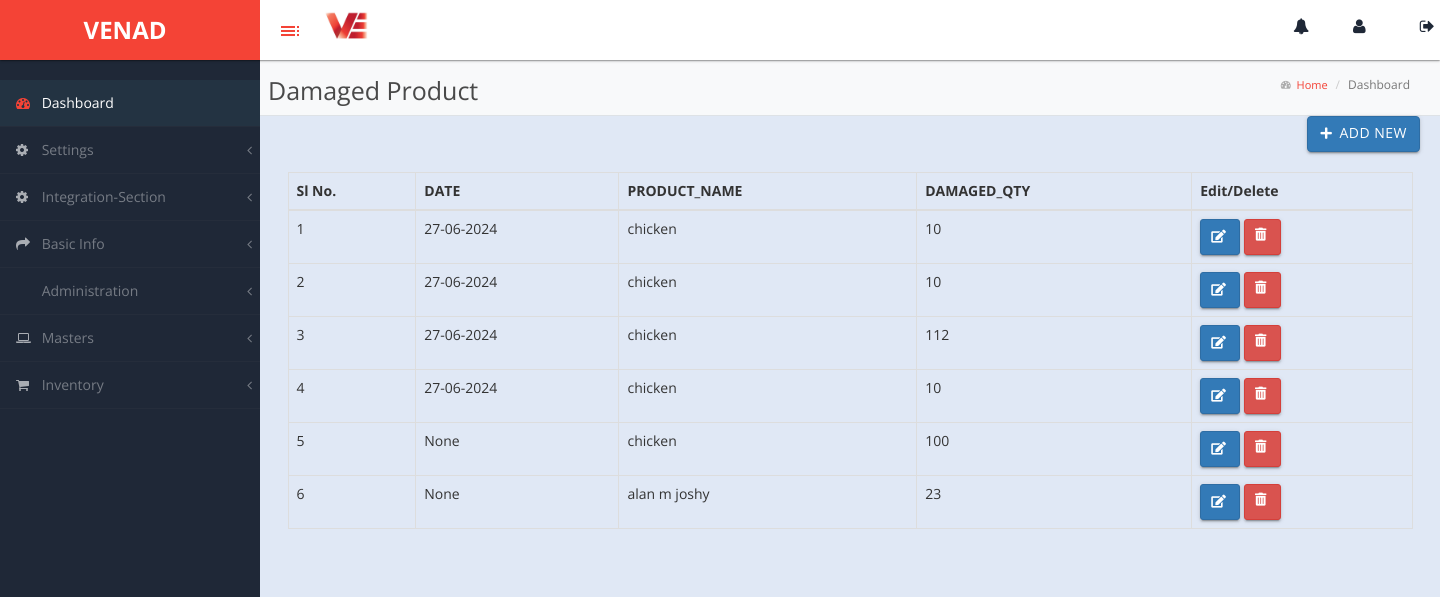
Page /damaged_prod_page/ on the committed database.
### venadApp/models.py (models this page shows)
class Damaged_products(models.Model):
    prod_name = models.ForeignKey(Products,on_delete=models.CASCADE,null=True)
    damaged_qty = models.CharField(max_length=50,null=True)
    unit = models.CharField(max_length=50,null=True)
    current_stock = models.CharField(max_length=50,null=True)
    stock_balance = models.CharField(max_length=50,null=True)
    date = models.CharField(max_length=50,null=True)

class Products(models.Model):
    product_category = models.ForeignKey(ProductCategory,on_delete=models.CASCADE,null=True)
    product_type = models.CharField(max_length=255,null=True)
    product_code = models.CharField(max_length=20,null=True)
    product_name= models.CharField(max_length=50,null=True)
    product_unit = models.CharField(max_length=50,null=True)
    hsn_code_description = models.ForeignKey(taxmaster,on_delete=models.CASCADE,null=True)
    opening_stoct= models.CharField(max_length=50,null=True)
    minimum_stock = models.CharField(max_length=50,null=True)
    r1price = models.CharField(max_length=50,null=True)
    r2price = models.CharField(max_length=50,null=True)
    r3price = models.CharField(max_length=50,null=True)
    description = models.CharField(max_length=200,null=True)

### venadApp/views.py (the view)
# urls.py: path('damaged_prod_page/',views.damaged_products_page),
def damaged_products_page(request):
    obj = Damaged_products.objects.all()
    context = {
        'dam' : obj
    }
    return render(request,"damaged products/damagedproduct_manage.html",context)

### templates/damaged products/damagedproduct_manage.html (shortened to what this page needs)
<!DOCTYPE html>
{% load static %}
<head>
    <link rel="stylesheet" href="https://cdn.datatables.net/1.11.5/css/jquery.dataTables.min.css">
    <link rel="stylesheet" href="https://cdnjs.cloudflare.com/ajax/libs/font-awesome/5.15.4/css/all.min.css">
</head>
<body>
{% include 'base.html' %}
<div id="page-wrapper">
    <div class="header">
        <div class="navbar2">
            <p class="financial-year">Damaged Product</p>
            <ol class="breadcrumb">
                <li><i style="font-size: 10px; padding-top: 5px;" class="fa fa-tachometer"></i><a href="#"> &nbsp;&nbsp;Home</a></li>
                <li class="active">Dashboard</li>
            </ol>
        </div>
    </div>
    <div class="container mt-5 position-relative">
        <div class="add-button-container">
            <a href="/damaged_prod_add_page/" class="btn btn-primary btn-icon">
                <i class="fas fa-plus"></i> Add New
            </a>
        </div>
        <div class="row">
            <div class="col-md-12">
                <div class="table-responsive">
                    <table class="table table-bordered" id="financialYearTable">
                        <thead>
                            <tr>
                                <th>Sl No.</th>
                                <th>DATE</th>
                                <th>PRODUCT_NAME</th>
                                <th>DAMAGED_QTY</th>
                                <th>Edit/Delete</th>
                            </tr>
                        </thead>
                        <tbody>
                            {% for i in dam %}
                            <tr>
                                <td>{{ forloop.counter }}</td>
                                <td>{{ i.date }}</td>
                                <td>{{ i.prod_name.product_name }}</td>
                                <td>{{ i.damaged_qty }}</td>
                                <td>
                                    <form method="post">{% csrf_token %}
                                        <button formaction="/damaged_product_edit_page/{{i.id}}" class="btn btn-sm btn-primary btn-icon custom-edit-button">
                                            <i class="fas fa-edit"></i>
                                        </button>
                                        <a href="/damaged_product_del/{{ i.id }}" class="btn btn-sm btn-danger btn-icon custom-delete-button" onclick="return confirm('Do you want to delete this entry?');">
                                            <i class="fas fa-trash-alt"></i>
                                        </a>
                                    </form>
                                </td>
                            </tr>
                            {% endfor %}
                        </tbody>
                    </table>
                </div>
            </div>
        </div>
    </div>
</div>
</body>
</html>

### static/css/custom-styles.css (style rules this page uses)
body { font-family: 'Open Sans', sans-serif; background: #1F2837; }
#page-wrapper { padding: 15px 15px; min-height: 600px; background: #ececec; }
p { font-size: 14px; line-height:25px; }
#page-wrapper { position: relative; top: 55px; -moz-box-shadow: 0 0 10px #757575; }
.breadcrumb { padding: 10px 10px 10px 20px;margin-bottom: 0;list-style: none;border-radius: 0;background: transparent;line-height: 20px;font-size: 11px;margin-left: 14px; }
#page-wrapper { background: #e0e8f5; }
@media (min-width:768px) { #page-wrapper { margin: 0 0 0 260px; padding: 0; min-height: 1200px; } }
.header .breadcrumb:before { font-size: 11px; margin-right: 0px; color: #717171; display: none; }
.header .breadcrumb li a { font-size: 11px; font-size: 11px; text-decoration: none; color: #717171; text-decoration: none; color: #f44336; }

### templates/damaged products/damagedproduct_manage.html (style rules this page uses)
.btn-icon { display: flex; align-items: center; font-size: 0.8em; padding: 0.2rem 0.4rem; }
.btn-icon i { margin-right: 3px; }
.navbar2 { display: flex; justify-content: space-between; align-items: center; background-color: #f8f9fa; padding: 10px 20px; border-bottom: 1px solid #dee2e6; }
.financial-year, .current-date { margin: 0; }
.breadcrumb { margin: 0; padding: 0; background: none; }
.breadcrumb li { display: inline; font-size: 12px; }
.breadcrumb li a { text-decoration: none; }
.add-button-container { display: flex; justify-content: flex-end; margin-bottom: 20px; }

### templates/base.html (style rules this page uses)
.navbar2 { display: flex; align-items: center; padding-left: 8px; }
.financial-year { font-size: 25px; padding-top: 10px; color: rgb(73, 73, 73); margin-right: 20px; }

### rows in the picture
Damaged_products: date "27-06-2024", prod_name.product_name "chicken", damaged_qty "10"
Damaged_products: date "27-06-2024", prod_name.product_name "chicken", damaged_qty "10"
Damaged_products: date "27-06-2024", prod_name.product_name "chicken", damaged_qty "112"
Damaged_products: date "27-06-2024", prod_name.product_name "chicken", damaged_qty "10"
Damaged_products: date "None", prod_name.product_name "chicken", damaged_qty "100"
Damaged_products: date "None", prod_name.product_name "alan m joshy", damaged_qty "23"
